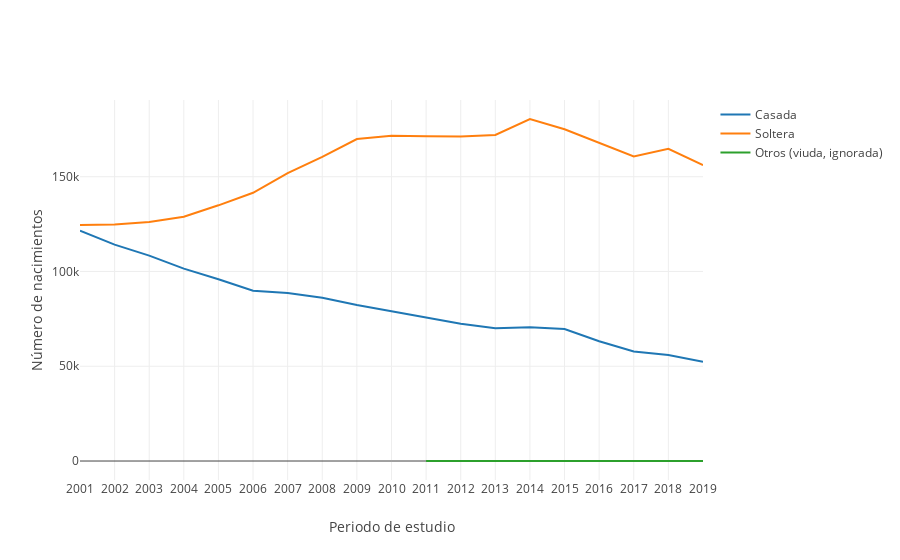

The notebook cell saved with this chart:
### Code cell
fig = go.Figure()
for c in dfn.ecm.unique().tolist():
    fig.add_trace(
        go.Scatter(
            x = dfn.loc[dfn.ecm == c, 'anio'],
            y = dfn.loc[dfn.ecm == c, 'conteo'],
            mode='lines',
            name= c
        )
    )
fig.update_layout(template='none')
fig.update_yaxes(title='Número de nacimientos')
fig.update_xaxes(title='Periodo de estudio', dtick='M12',
                 # ticklabelmode='period'
                 )
fig.write_image('resultados/img/01_estadocivilmadre.jpeg')
fig.show()

### Figure 1 — Plotly figure (JSON) as saved in the notebook; plotly's stock layout.template omitted (floating-point values rounded to 4 significant figures)
{"data": [{"mode": "lines", "name": "Casada", "x": [2001, 2002, 2003, 2004, 2005, 2006, 2007, 2008, 2009, 2010, 2011, 2012, 2013, 2014, 2015, 2016, 2017, 2018, 2019], "y": [121535, 114197, 108368, 101485, 95919, 89843, 88662, 86096, 82352, 79058, 76017, 72403, 70003, 70541, 69645, 63178, 57748, 55926, 52375], "type": "scatter"}, {"mode": "lines", "name": "Soltera", "x": [2001, 2002, 2003, 2004, 2005, 2006, 2007, 2008, 2009, 2010, 2011, 2012, 2013, 2014, 2015, 2016, 2017, 2018, 2019], "y": [124581, 124784, 126118, 128867, 134912, 141540, 151907, 160485, 169888, 171585, 171293, 171232, 172002, 180456, 175020, 167982, 160728, 164707, 156116], "type": "scatter"}, {"mode": "lines", "name": "Otros (viuda, ignorada)", "x": [2011, 2016, 2017, 2018, 2019], "y": [48, 16, 12, 10, 10], "type": "scatter"}], "layout": {"yaxis": {"title": {"text": "Número de nacimientos"}}, "xaxis": {"title": {"text": "Periodo de estudio"}, "dtick": "M12"}}}
